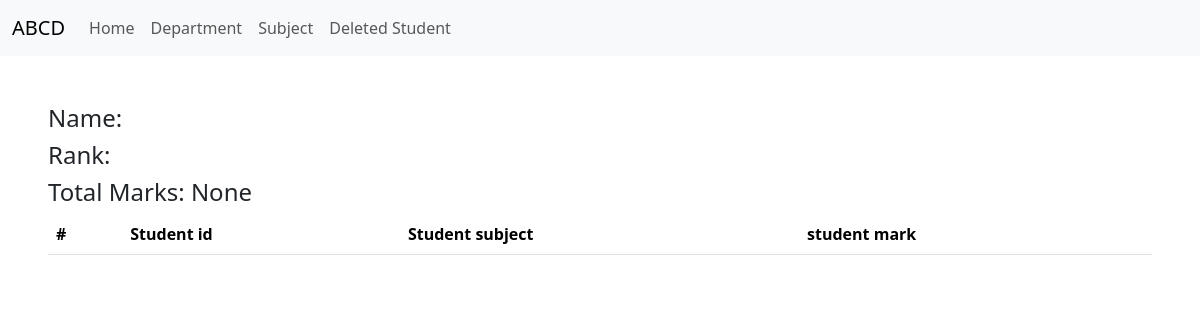
Before: /student_marks/STU-0712/ with the older database file.
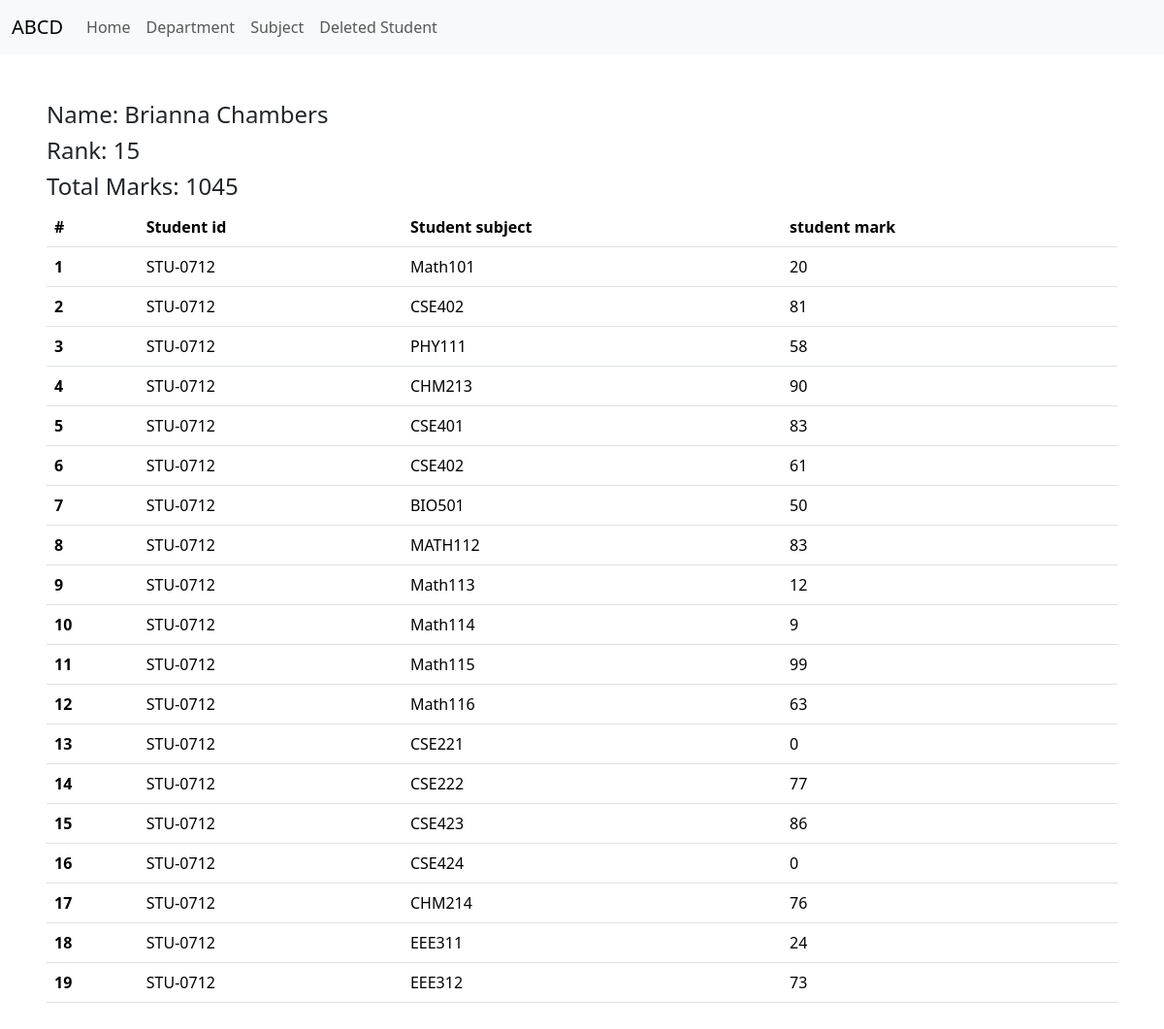
After: the same page with the newer database file.
### main/models.py (models this page shows, shortened)
class SubjectMarks(models.Model):
    student = models.ForeignKey(Student, related_name='studentmark', on_delete=models.CASCADE)
    subject = models.ForeignKey(Subject, related_name='subjectmark', on_delete=models.CASCADE)
    marks = models.IntegerField()
    class Meta:
        unique_together = ('student', 'subject')

class Student(models.Model):
    department = models.ForeignKey(Department, related_name="depart", on_delete=models.CASCADE)
    student_id = models.CharField(unique=True)
    student_name = models.CharField(max_length=100)
    student_email = models.EmailField(unique=True)
    student_age = models.IntegerField(default=18)
    student_address = models.TextField()
    is_deleted = models.BooleanField(default=False)
    objects = modelsManager()
    admin_objects = models.Manager()
    class Meta:
        ordering = ['student_name']
        verbose_name = "Student"

class ReportCard(models.Model):
    student = models.ForeignKey(Student, related_name='reportcard', on_delete=models.CASCADE)
    student_rank = models.IntegerField()
    date_of_report_card_generation = models.DateField(auto_now_add=True)
    class Meta:
        unique_together = ('student_rank', 'date_of_report_card_generation')

class Subject(models.Model):
    subject_name = models.CharField(max_length=100)

### main/views.py (the view)
# urls.py: path("student_marks/<id>/", get_student_marks, name="get_student_marks"),
def get_student_marks(request, id):
    query = None
    try:
        query = SubjectMarks.objects.filter(student__student_id=id)
        total_marks = query.aggregate(total=Sum('marks'))
    except Exception as e:
        print(f"{e}")
    return render(request, "student_marks.html", context={"total_marks": total_marks, 'query':query, 'page_title': "student marks"})

### main/templates/student_marks.html (shortened to what this page needs)
{% extends "base.html" %}
{% block start %}
<div  class="contain m-5">
  <h4> Name: {{ query.first.student.student_name }}</h4>
    <h4>Rank: {{ query.first.student.reportcard.first.student_rank}}</h4>
    <h4>Total Marks: {{total_marks.total}}</h4>
  <table class="table">
    <thead>
      <tr>
        <th scope="col">#</th>
        <th scope="col">Student id</th>
        <th scope="col">Student subject</th>
        <th scope="col"> student mark</th>
      </tr>
    </thead>
    <tbody>
      {% for q in query %}
      <tr>
        <th scope="row">{{ forloop.counter}}</th>
        <td>{{ q.student.student_id }}</td>
        <td>{{ q.subject.subject_name }}</td>
        <td>{{ q.marks }}</td>
      </tr>
      {% endfor%}
  </tbody>
  </table>
</div>
{% endblock %}

### main/templates/base.html (shortened to what this page needs)
<!DOCTYPE html>
<html lang="en">
<head>
    <link href="https://cdn.jsdelivr.net/npm/bootstrap@5.3.8/dist/css/bootstrap.min.css" rel="stylesheet">
</head>
<body>
    <nav class="navbar navbar-expand-lg navbar-light bg-light">
    <div class="container-fluid">
        <a class="navbar-brand" href="/">ABCD</a>
        <div class="collapse navbar-collapse" id="navbarTogglerDemo02">
            <ul class="navbar-nav mr-auto">
                <li class="nav-item active">
                    <a class="nav-link" href="/">Home </a>
                </li>
                <li class="nav-item active">
                    <a class="nav-link" href="/department/">Department </a>
                </li>
                <li class="nav-item">
                    <a class="nav-link" href="/subject/">Subject</a>
                </li>
                <li class="nav-item">
                    <a class="nav-link" href="/deleted_stu_list/">Deleted Student</a>
                </li>
            </ul>
        </div>
    </div>
    </nav>
    {% block start %}
    {% endblock %}
</body>
</html>

Changed rows visible on the page:
added SubjectMarks: first.student.student_name "Brianna Chambers", first.student.reportcard.first.student_rank "15", student.student_id "STU-0712", subject.subject_name "Math101", marks "20"
added SubjectMarks: student.student_id "STU-0712", subject.subject_name "CSE402", marks "81"
added SubjectMarks: student.student_id "STU-0712", subject.subject_name "PHY111", marks "58"
added SubjectMarks: student.student_id "STU-0712", subject.subject_name "CHM213", marks "90"
added SubjectMarks: student.student_id "STU-0712", subject.subject_name "CSE401", marks "83"
added SubjectMarks: student.student_id "STU-0712", subject.subject_name "CSE402", marks "61"
added SubjectMarks: student.student_id "STU-0712", subject.subject_name "BIO501", marks "50"
added SubjectMarks: student.student_id "STU-0712", subject.subject_name "MATH112", marks "83"
added SubjectMarks: student.student_id "STU-0712", subject.subject_name "Math113", marks "12"
added SubjectMarks: student.student_id "STU-0712", subject.subject_name "Math114", marks "9"
added SubjectMarks: student.student_id "STU-0712", subject.subject_name "Math115", marks "99"
added SubjectMarks: student.student_id "STU-0712", subject.subject_name "Math116", marks "63"
added SubjectMarks: student.student_id "STU-0712", subject.subject_name "CSE221", marks "0"
added SubjectMarks: student.student_id "STU-0712", subject.subject_name "CSE222", marks "77"
added SubjectMarks: student.student_id "STU-0712", subject.subject_name "CSE423", marks "86"
added SubjectMarks: student.student_id "STU-0712", subject.subject_name "CSE424", marks "0"
added SubjectMarks: student.student_id "STU-0712", subject.subject_name "CHM214", marks "76"
added SubjectMarks: student.student_id "STU-0712", subject.subject_name "EEE311", marks "24"
added SubjectMarks: student.student_id "STU-0712", subject.subject_name "EEE312", marks "73"
Other visible differences:
{{ total_marks.total }}: "None" → "1045"
